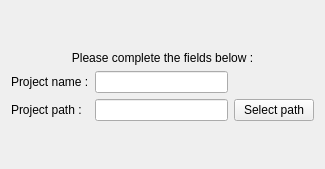
<?xml version="1.0" encoding="UTF-8"?>
<ui version="4.0">
 <class>SelectPage</class>
 <widget class="QWizardPage" name="SelectPage">
  <property name="geometry">
   <rect>
    <x>0</x>
    <y>0</y>
    <width>325</width>
    <height>169</height>
   </rect>
  </property>
  <property name="title">
   <string>New Project</string>
  </property>
  <property name="subTitle">
   <string>Specify the name and the path of your new project.</string>
  </property>
  <attribute name="pageId">
   <string notr="true">2</string>
  </attribute>
  <layout class="QGridLayout" name="gridLayout">
   <item row="2" column="0">
    <widget class="QLabel" name="label_3">
     <property name="text">
      <string>Project name :</string>
     </property>
    </widget>
   </item>
   <item row="3" column="1">
    <widget class="QLineEdit" name="directoryLabelLineEdit"/>
   </item>
   <item row="3" column="2">
    <widget class="QPushButton" name="directoryButton">
     <property name="text">
      <string>Select path</string>
     </property>
    </widget>
   </item>
   <item row="3" column="0">
    <widget class="QLabel" name="label_4">
     <property name="text">
      <string>Project path :</string>
     </property>
    </widget>
   </item>
   <item row="1" column="0" colspan="3">
    <widget class="QLabel" name="label_2">
     <property name="text">
      <string>Please complete the fields below :</string>
     </property>
     <property name="alignment">
      <set>Qt::AlignCenter</set>
     </property>
    </widget>
   </item>
   <item row="0" column="0">
    <spacer name="verticalSpacer">
     <property name="orientation">
      <enum>Qt::Vertical</enum>
     </property>
     <property name="sizeType">
      <enum>QSizePolicy::Fixed</enum>
     </property>
     <property name="sizeHint" stdset="0">
      <size>
       <width>20</width>
       <height>40</height>
      </size>
     </property>
    </spacer>
   </item>
   <item row="2" column="1">
    <widget class="QLineEdit" name="projectNameLabelLineEdit"/>
   </item>
   <item row="4" column="1">
    <spacer name="verticalSpacer_2">
     <property name="orientation">
      <enum>Qt::Vertical</enum>
     </property>
     <property name="sizeHint" stdset="0">
      <size>
       <width>20</width>
       <height>40</height>
      </size>
     </property>
    </spacer>
   </item>
  </layout>
 </widget>
 <tabstops>
  <tabstop>projectNameLabelLineEdit</tabstop>
  <tabstop>directoryLabelLineEdit</tabstop>
  <tabstop>directoryButton</tabstop>
 </tabstops>
 <resources/>
 <connections/>
</ui>
